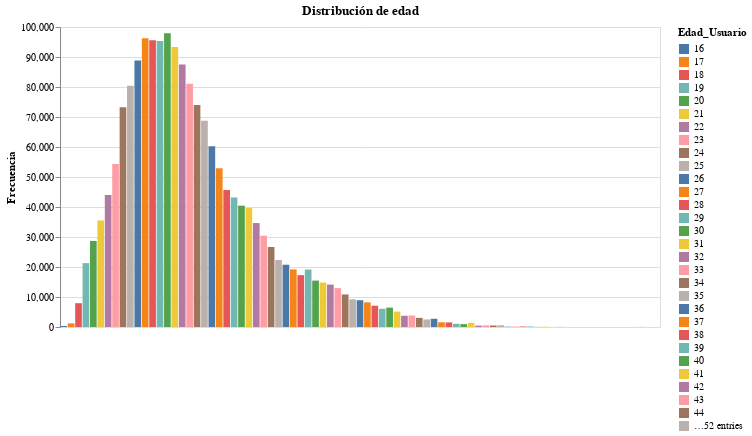

Source (notebook cell):
### Markdown cell above
#### Visualización

### Code cell
alt.Chart(df_distribucion_por_edad).mark_bar().encode(
    alt.X('Edad_Usuario:N', title='Edad', axis=None),
    y='Frecuencia:Q',
    color='Edad_Usuario:N',
    tooltip=[
        alt.Tooltip('Edad_Usuario', title='Edad'),
        alt.Tooltip('Frecuencia:Q', title='Frecuencia', format=','),
        alt.Tooltip('Porcentaje:Q', title='Porcentaje', format='.2%'),
    ]
).properties(
    title='Distribución de edad',
    width=600
).interactive()

### Figure 1 — Vega-Lite specification as saved in the notebook (floating-point values rounded to 4 significant figures)
{"config": {"view": {"continuousWidth": 300, "continuousHeight": 300}}, "data": {"name": "data-ab467847c208fb9bc32b13f28e22fbac"}, "mark": {"type": "bar"}, "encoding": {"color": {"field": "Edad_Usuario", "type": "nominal"}, "tooltip": [{"field": "Edad_Usuario", "title": "Edad", "type": "quantitative"}, {"field": "Frecuencia", "format": ",", "title": "Frecuencia", "type": "quantitative"}, {"field": "Porcentaje", "format": ".2%", "title": "Porcentaje", "type": "quantitative"}], "x": {"axis": null, "field": "Edad_Usuario", "title": "Edad", "type": "nominal"}, "y": {"field": "Frecuencia", "type": "quantitative"}}, "params": [{"name": "param_2", "select": {"type": "interval", "encodings": ["x", "y"]}, "bind": "scales"}], "title": "Distribución de edad", "width": 600, "$schema": "https://vega.github.io/schema/vega-lite/v5.20.1.json", "datasets": {"data-ab467847c208fb9bc32b13f28e22fbac": [{"Edad_Usuario": 30, "Frecuencia": 97899, "Porcentaje": 0.05312}, {"Edad_Usuario": 27, "Frecuencia": 96225, "Porcentaje": 0.05221}, {"Edad_Usuario": 28, "Frecuencia": 95576, "Porcentaje": 0.05186}, {"Edad_Usuario": 29, "Frecuencia": 95310, "Porcentaje": 0.05172}, {"Edad_Usuario": 31, "Frecuencia": 93328, "Porcentaje": 0.05064}, {"Edad_Usuario": 26, "Frecuencia": 88873, "Porcentaje": 0.04823}, {"Edad_Usuario": 32, "Frecuencia": 87529, "Porcentaje": 0.0475}, {"Edad_Usuario": 33, "Frecuencia": 81087, "Porcentaje": 0.044}, {"Edad_Usuario": 25, "Frecuencia": 80412, "Porcentaje": 0.04363}, {"Edad_Usuario": 34, "Frecuencia": 73973, "Porcentaje": 0.04014}, {"Edad_Usuario": 24, "Frecuencia": 73287, "Porcentaje": 0.03977}, {"Edad_Usuario": 35, "Frecuencia": 68757, "Porcentaje": 0.03731}, {"Edad_Usuario": 36, "Frecuencia": 60286, "Porcentaje": 0.03271}, {"Edad_Usuario": 23, "Frecuencia": 54319, "Porcentaje": 0.02948}, {"Edad_Usuario": 37, "Frecuencia": 52899, "Porcentaje": 0.0287}, {"Edad_Usuario": 38, "Frecuencia": 45679, "Porcentaje": 0.02479}, {"Edad_Usuario": 22, "Frecuencia": 44021, "Porcentaje": 0.02389}, {"Edad_Usuario": 39, "Frecuencia": 43181, "Porcentaje": 0.02343}, {"Edad_Usuario": 40, "Frecuencia": 40450, "Porcentaje": 0.02195}, {"Edad_Usuario": 41, "Frecuencia": 39663, "Porcentaje": 0.02152}, {"Edad_Usuario": 21, "Frecuencia": 35501, "Porcentaje": 0.01926}, {"Edad_Usuario": 42, "Frecuencia": 34647, "Porcentaje": 0.0188}, {"Edad_Usuario": 43, "Frecuencia": 30433, "Porcentaje": 0.01651}, {"Edad_Usuario": 20, "Frecuencia": 28681, "Porcentaje": 0.01556}, {"Edad_Usuario": 44, "Frecuencia": 26684, "Porcentaje": 0.01448}, {"Edad_Usuario": 45, "Frecuencia": 22315, "Porcentaje": 0.01211}, {"Edad_Usuario": 19, "Frecuencia": 21289, "Porcentaje": 0.01155}, {"Edad_Usuario": 46, "Frecuencia": 20759, "Porcentaje": 0.01126}, {"Edad_Usuario": 47, "Frecuencia": 19202, "Porcentaje": 0.01042}, {"Edad_Usuario": 49, "Frecuencia": 19158, "Porcentaje": 0.0104}, {"Edad_Usuario": 48, "Frecuencia": 17288, "Porcentaje": 0.009381}, {"Edad_Usuario": 50, "Frecuencia": 15468, "Porcentaje": 0.008393}, {"Edad_Usuario": 51, "Frecuencia": 14810, "Porcentaje": 0.008036}, {"Edad_Usuario": 52, "Frecuencia": 14140, "Porcentaje": 0.007673}, {"Edad_Usuario": 53, "Frecuencia": 12960, "Porcentaje": 0.007032}, {"Edad_Usuario": 54, "Frecuencia": 10857, "Porcentaje": 0.005891}, {"Edad_Usuario": 55, "Frecuencia": 9235, "Porcentaje": 0.005011}, {"Edad_Usuario": 56, "Frecuencia": 8925, "Porcentaje": 0.004843}, {"Edad_Usuario": 57, "Frecuencia": 8214, "Porcentaje": 0.004457}, {"Edad_Usuario": 18, "Frecuencia": 7935, "Porcentaje": 0.004306}, {"Edad_Usuario": 58, "Frecuencia": 7093, "Porcentaje": 0.003849}, {"Edad_Usuario": 60, "Frecuencia": 6460, "Porcentaje": 0.003505}, {"Edad_Usuario": 59, "Frecuencia": 6070, "Porcentaje": 0.003294}, {"Edad_Usuario": 61, "Frecuencia": 5129, "Porcentaje": 0.002783}, {"Edad_Usuario": 63, "Frecuencia": 3840, "Porcentaje": 0.002084}, {"Edad_Usuario": 62, "Frecuencia": 3747, "Porcentaje": 0.002033}, {"Edad_Usuario": 64, "Frecuencia": 3042, "Porcentaje": 0.001651}, {"Edad_Usuario": 66, "Frecuencia": 2737, "Porcentaje": 0.001485}, {"Edad_Usuario": 65, "Frecuencia": 2522, "Porcentaje": 0.001369}, {"Edad_Usuario": 67, "Frecuencia": 1578, "Porcentaje": 0.0008563}, {"Edad_Usuario": 68, "Frecuencia": 1522, "Porcentaje": 0.0008259}, {"Edad_Usuario": 71, "Frecuencia": 1384, "Porcentaje": 0.000751}, {"Edad_Usuario": 17, "Frecuencia": 1205, "Porcentaje": 0.0006539}, {"Edad_Usuario": 69, "Frecuencia": 1062, "Porcentaje": 0.0005763}, {"Edad_Usuario": 70, "Frecuencia": 955, "Porcentaje": 0.0005182}, {"Edad_Usuario": 75, "Frecuencia": 571, "Porcentaje": 0.0003098}, {"Edad_Usuario": 73, "Frecuencia": 562, "Porcentaje": 0.000305}, {"Edad_Usuario": 74, "Frecuencia": 502, "Porcentaje": 0.0002724}, {"Edad_Usuario": 72, "Frecuencia": 455, "Porcentaje": 0.0002469}, {"Edad_Usuario": 16, "Frecuencia": 341, "Porcentaje": 0.000185}, {"Edad_Usuario": 79, "Frecuencia": 187, "Porcentaje": 0.0001015}, {"Edad_Usuario": 78, "Frecuencia": 169, "Porcentaje": 9.17e-05}, {"Edad_Usuario": 76, "Frecuencia": 107, "Porcentaje": 5.806e-05}, {"Edad_Usuario": 81, "Frecuencia": 104, "Porcentaje": 5.643e-05}, {"Edad_Usuario": 77, "Frecuencia": 96, "Porcentaje": 5.209e-05}, {"Edad_Usuario": 83, "Frecuencia": 70, "Porcentaje": 3.798e-05}, {"Edad_Usuario": 80, "Frecuencia": 29, "Porcentaje": 1.574e-05}, {"Edad_Usuario": 101, "Frecuencia": 24, "Porcentaje": 1.302e-05}, {"Edad_Usuario": 104, "Frecuencia": 11, "Porcentaje": 5.969e-06}, {"Edad_Usuario": 98, "Frecuencia": 10, "Porcentaje": 5.426e-06}, {"Edad_Usuario": 94, "Frecuencia": 9, "Porcentaje": 4.884e-06}, {"Edad_Usuario": 100, "Frecuencia": 8, "Porcentaje": 4.341e-06}, {"Edad_Usuario": 102, "Frecuencia": 7, "Porcentaje": 3.798e-06}, {"Edad_Usuario": 82, "Frecuencia": 7, "Porcentaje": 3.798e-06}, {"Edad_Usuario": 85, "Frecuencia": 3, "Porcentaje": 1.628e-06}, {"Edad_Usuario": 99, "Frecuencia": 2, "Porcentaje": 1.085e-06}, {"Edad_Usuario": 88, "Frecuencia": 2, "Porcentaje": 1.085e-06}, {"Edad_Usuario": 86, "Frecuencia": 2, "Porcentaje": 1.085e-06}, {"Edad_Usuario": 90, "Frecuencia": 1, "Porcentaje": 5.426e-07}, {"Edad_Usuario": 91, "Frecuencia": 1, "Porcentaje": 5.426e-07}, {"Edad_Usuario": 95, "Frecuencia": 1, "Porcentaje": 5.426e-07}]}}
